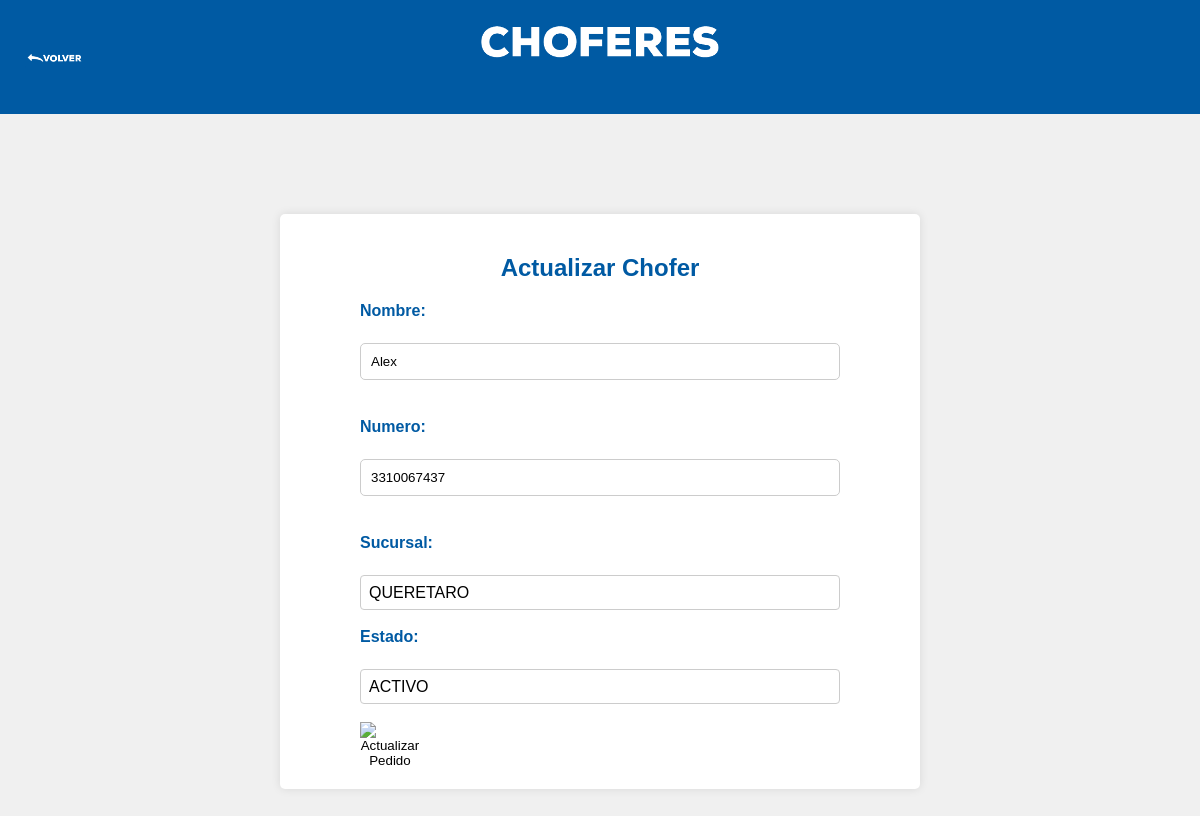
Screenshot of /Actualizar_choferes.php?id=1 (signed in) with the database file from the repository.
### tables this page shows
CREATE TABLE `choferes` (
  `ID` int(11) NOT NULL,
  `username` varchar(255) DEFAULT NULL,
  `password` varchar(255) DEFAULT NULL,
  `Sucursal` varchar(30) NOT NULL,
  `Numero` varchar(255) NOT NULL,
  `Estado` varchar(255) NOT NULL
);

### Actualizar_choferes.php (the view, shortened to what this page needs)
<!DOCTYPE html>
<html lang="es">
<head>
    <link rel="stylesheet" href="styles7.css">
</head>
<body>
     <header class="header">
        <div class="logo">
         <img src="/Img/Botones entregas\RegistrarChofer\CHOFBL.png" alt="Estaditicas " class = "icono-AddChofer"style="max-width: 20%; height: auto;">
         </div>
        <nav class="navbar">
            <ul>
                <li class="nav-item"><a href='Choferes.php' class="nav-link">
                <img src="/Img/Botones entregas\RegistrarChofer\VOLVAZ.png" alt="Choferes"class = "icono-Volver"style="max-width: 5%; height: auto; position:absolute; top: 50px; left: 25px;">
                </a></li>
            </ul>
        </nav>
    </header>
    <div class ="container">
        <h2>Actualizar Chofer</h2>
<?php
require_once __DIR__ . "/Conexiones/Conexion.php";
$ID = $_GET['id'];
$sql = "SELECT * FROM choferes WHERE ID = '$ID'";
$result = $conn->query($sql);
if ($result->num_rows > 0) {
    $row = $result->fetch_assoc();
    ?>
    <form action="Funcion_ActualizarChofer.php" method="POST">
         <label for="username">Nombre:</label><br>
        <input type="text" id="username" name="username" value="<?php echo $row['username']; ?>" required><br><br>
          <label for="Numero">Numero:</label><br>
        <input type="text" id="Numero" name="Numero" value="<?php echo $row['Numero']; ?>" required><br><br>
     <div>
        <label for="Sucursal">Sucursal:</label><br>
<select id="Sucursal" name="Sucursal" required>
    <option value="QUERETARO" <?php if ($row['Sucursal'] === 'QUERETARO') echo 'selected'; ?>>QUERETARO</option>
</select><br><br>
<label for="Estado">Estado:</label><br>
<select id="Estado" name="Estado" required>
    <option value="ACTIVO" <?php if ($row['Estado'] === 'ACTIVO') echo 'selected'; ?>>ACTIVO</option>
</select><br><br>
        <button type="submit" class="icono-FAP" style="background: none; border: none; padding: 0;">
                <img src="//Img/Botones%20entregas/RegistrarChofer/ACTNA.png" class="icono-FAP-img" alt="Actualizar Pedido" style="max-width: 50%; height: auto; display: flex;">
            </button>
       </div>
    </form>
    <?php
} else {
    echo "No se encontró el pedido.";
}
?>
        </div>
</body>
</html>

### styles7.css (style rules this page uses)
body { font-family: Arial, sans-serif; background-color: #f0f0f0; margin: 0; padding: 0; }
.container { width: 50%; margin: 100px auto; background-color: #fff; padding: 20px; border-radius: 5px; box-shadow: 0px 0px 10px rgba(0, 0, 0, 0.1); }
h2 { text-align: center; margin-bottom: 20px; color: #005aa3; }
form { width: 80%; margin: 0 auto; }
label { display: block; margin-bottom: 5px; font-weight: bold; color: #005aa3; }
input[type="text"], input[type="password"], input[type="email"] { width: 100%; padding: 10px; margin-bottom: 20px; border: 1px solid #ccc; border-radius: 5px; box-sizing: border-box; }
.header { background-color: #005aa3; color: #fff; padding: 20px 0; text-align: center; width: 100%; }
.logo { font-size: 28px; font-weight: bold; text-transform: uppercase; letter-spacing: 2px; }
.navbar ul { list-style: none; padding: 0; margin: 0; }
.nav-item { display: inline-block; margin: 0 15px; }
.nav-link { color: #fff; text-decoration: none; font-size: 18px; }
select { appearance: none; -webkit-appearance: none; -moz-appearance: none; background-color: #ffffff; border: 1px solid #ccc; border-radius: 4px; padding: 8px; font-size: 16px; width: 100%; box-sizing: border-box; }

### rows the page displays
choferes: username "Alex", Numero "3310067437", Sucursal "QUERETARO", Estado "ACTIVO"
